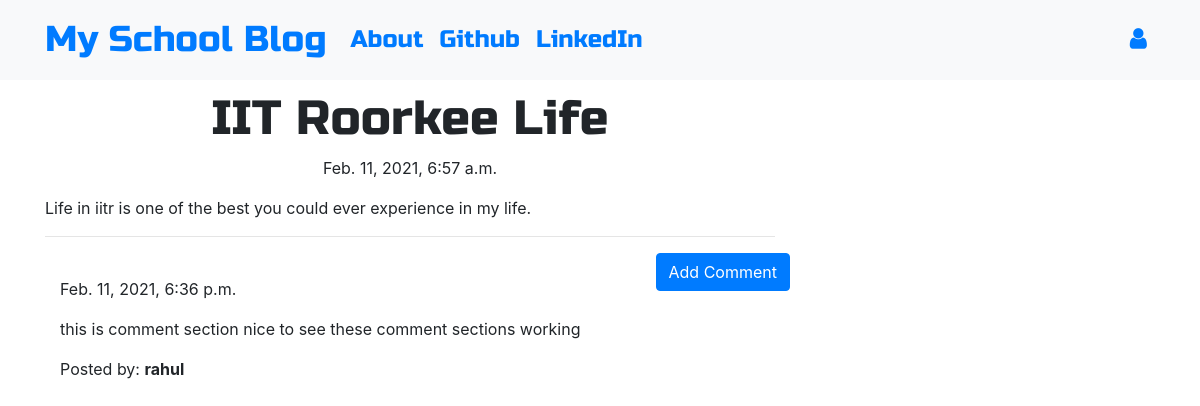
The app's page /post/1/ with its own data.
### blog/models.py (models this page shows, shortened)
class Post(models.Model):
    author=models.ForeignKey('auth.User',on_delete=models.CASCADE)
    title = models.CharField(max_length=200)
    text = models.TextField()
    created_date = models.DateTimeField(default=timezone.now())
    published_date = models.DateTimeField(blank=True,null=True)

class Comment(models.Model):
    post = models.ForeignKey('blog.Post', related_name='comments',on_delete=models.CASCADE)
    author = models.CharField(max_length=200)
    text = models.TextField()
    created_date = models.DateTimeField(default=timezone.now())
    approved_comment = models.BooleanField(default=False)

### blog/views.py (the view)
# urls.py: path('post/<int:pk>/',views.PostDetailView.as_view(),name='post_detail'),
class PostDetailView(DetailView):
    model = Post

### blog/templates/blog/post_detail.html (shortened to what this page needs)
{% extends "blog/base.html" %}
{% block content %}
<h1 class="posttitle loader">{{ post.title }}</h1>
{% if post.published_date %}
  <div class="date postdate">
    {{ post.published_date }}
  </div>
{% else %}
  <a class="btn btn-default" href="{% url 'post_publish' pk=post.pk %}">Publish</a>
{% endif %}
  <p class="postcontent">{{ post.text|safe|linebreaksbr }}</p>
<hr>
<a class="btn btn-primary btn-comment" href="{% url 'add_comment_to_post' pk=post.pk %}">Add Comment</a>
<div class="container">
  {% for comment in post.comments.all %}
  <br>
    {% if user.is_authenticated or comment.approved_comment %}
      {{comment.created_date }}
        <p>{{comment.text|safe|linebreaks}}</p>
        <p>Posted by: <strong>{{ comment.author }}</strong></p>
    {% endif %}
  {% empty %}
    <p>No comments posted.</p>
  {% endfor %}
</div>
{% endblock%}

### blog/templates/blog/base.html (shortened to what this page needs)
<!DOCTYPE html>
{% load static %}
<html lang="en" dir="ltr">
  <head>
    <link rel="stylesheet" href="https://stackpath.bootstrapcdn.com/bootstrap/4.1.3/css/bootstrap.min.css"
>
    <link href="https://maxcdn.bootstrapcdn.com/font-awesome/4.7.0/css/font-awesome.min.css" rel="stylesheet">
    <link rel="stylesheet" href="//cdn.jsdelivr.net/npm/medium-editor@latest/dist/css/medium-editor.min.css" type="text/css" media="screen" charset="utf-8">
    <link rel="stylesheet" href="{% static 'css/blog.css' %}">
  </head>
  <body class="loader">
    <nav class="navbar navbar-expand-lg bg-light techfont">
      <div class="container">
        <div class="navbar-nav align-items-center">
            <a class="navbar-brand bigbrand" href="{% url 'post_list' %}">My School Blog</a>
            <a class="nav-item nav-link" href="{% url 'about' %}">About</a>
            <a class="nav-item nav-link" href="https://www.github.com">Github</a>
            <a class="nav-item nav-link" href="https://www.linkedin.com">LinkedIn</a>
        </div>
        <div class="navbar-nav align-items-center ml-auto">
          {% if user.is_authenticated %}
            <a class="nav-item nav-link" href="{% url 'post_new' %}">New Post</a>
            <a class="nav-item nav-link" href="{% url 'post_draft_list' %}">Drafts</a>
            <a class="nav-item nav-link" href="{% url 'logout' %}">Logout</a>
            <a>Welcome: {{user.username}}</a>
          {% else %}
          <a class="nav-item nav-link" href="{% url 'login' %}" aria-label="Login">
            <span class="fa fa-user" aria-hidden="true"></span></a>
          {% endif %}
        </div>
      </div>
    </nav>
    <div class="contents container">
      <div class="row">
        <div class="col-md-8">
          <div class="blog_posts">
            {% block content %}
            {% endblock %}
          </div>
        </div>
      </div>
    </div>
  </body>
</html>

### blog/static/css/blog.css (style rules this page uses)
.techfont { font-family: 'Russo One', sans-serif; font-size: 1.5em; margin-bottom: 10px; }
.postdate { text-align: center; }
.posttitle { font-family: 'Russo One', sans-serif; font-size: 3em; text-align: center; }
.postcontent { font-family: 'Montserrat'; font-size: 1.5em; }
.btn-comment { position: absolute; right: 0px; }
.bigbrand { font-size: 1.5em; }
.loader { filter:hue-rotate(0deg); color: linear-gradient(45deg,#0f8,#08f); animation:hue 5000ms infinite linear; }

### records on screen
Post: title "IIT Roorkee Life", published_date "Feb. 11, 2021, 6:57 a.m.", text "Life in iitr is one of the best you could ever experience in my life."
Comment: created_date "Feb. 11, 2021, 6:36 p.m.", text "this is comment section nice to see these comment sections working", author "rahul"
